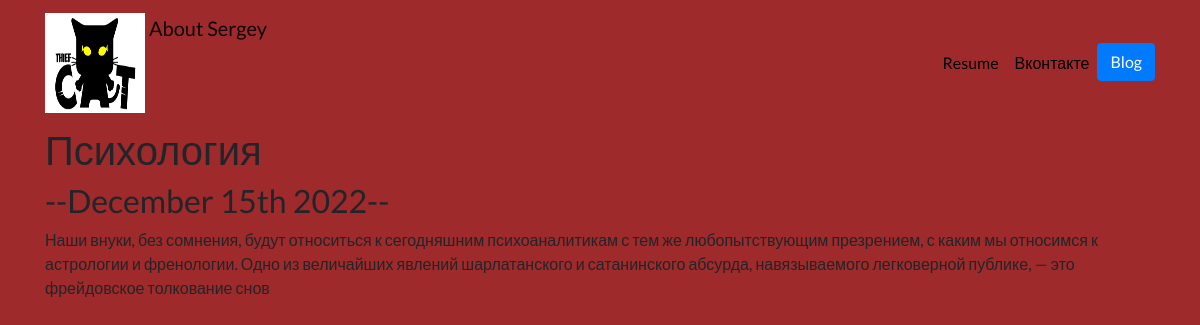
Page /blog/8/ on the committed database.
### blog/models.py (models this page shows, shortened)
class Blog(models.Model):
    title = models.CharField(max_length=200)
    description = models.TextField()
    date = models.DateField(null=True)

### blog/views.py (the view)
# urls.py: path('<int:blog_id>/', views.detail, name="detail"),
def detail(request,blog_id):
    blog = get_object_or_404(Blog, pk= blog_id)
    return render(request,'blog/detail.html', {'blog': blog})

### blog/templates/blog/detail.html
{% extends "portfolio/base.html"  %}
{% block content  %}
<h1>{{ blog.title   }}</h1>
<h2>--{{ blog.date|date:"F jS Y"   }}--</h2>
{{ blog.description|safe  }}
{% endblock %}

### portfolio/static/portfolio/custom.css (style rules this page uses)
body { font-family: 'Lato', sans-serif; background-color: #9e2a2b; }

### rows in the picture
Blog: title "Психология", date "December 15th 2022", description "Наши внуки, без сомнения, будут относиться к сегодняшним психоаналитикам с тем же любопытствующим презрением, с каким мы относимся к астрологии и френологии. Одно из величайших явлений шарлатанского и сатанинского абсурда, навязываемого легковерной публике, — это фрейдовское толкование снов"
